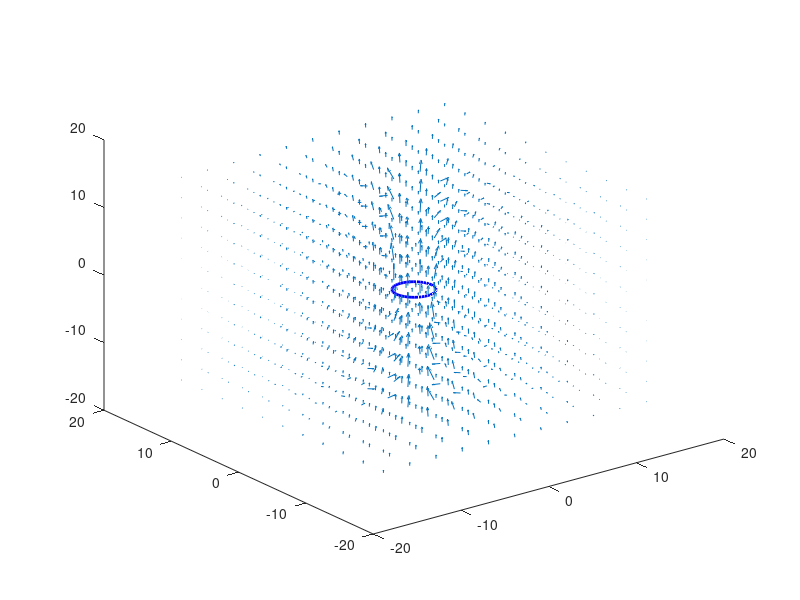

The MATLAB script that drew this image:
% Primera entrega

%Definiendo Variables constantes
radio = 2;
N = 40;
I = 10; %Intensidad de corriente eléctrica (Amperios)
miu = (4*pi) * 10^-7; %Constante de permeabilidad magnética
const = miu*I/4*pi;

%Definiendo el espacio del campo 
spacex = -15:3:15;
spacey = -15:3:15;
spacez = -15:3:15;
[X,Y,Z] = meshgrid(spacex,spacey,spacez);
dtheta = 0:((2*pi)/N):2*pi;
R = sqrt(X.^2 + Y.^2 + Z.^2);
for i=1:length(dtheta)
    rdx = -Y*dtheta(i);
    rdy = X*dtheta(i);
end
rx = X - rdx;
ry = Y - rdy;
rz = Z;
r = sqrt(ry.^2 + rx.^2 + rz.^2);

Bx = const .* ((rdy.*rz)./(r.^3));
By = -const .* ((rdx.*rz)./(r.^3));
Bz = -const .* ((((rdx -rdy)).*(rx))./(r.^3));

%Aro
figure;
%Graficamos el aro
x = radio * cos(dtheta);
y = radio * sin(dtheta);
z = zeros(size(dtheta));
plot3(x, y, z, 'b', 'LineWidth', 2);
hold on 
quiver3(X,Y,Z,Bx,By,Bz);